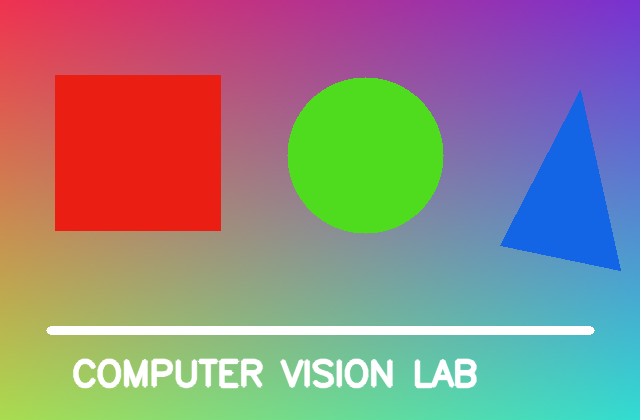
#> input picture Experiment-15-direct-linear-transformation/input/sample_image.png, 640 x 420 px
$ python program.py
#> lines starting #> are read from the running program, lines starting #| are printed output that depends on the picture
### cv_utils.py
"""Shared utility functions for the Computer Vision lab experiments."""

from pathlib import Path
import cv2
import numpy as np


def read_image(path: Path, flags: int = cv2.IMREAD_COLOR) -> np.ndarray:
#> called with flags = 1
    image = cv2.imread(str(path), flags)
#> image is the input picture: shape (420, 640, 3); mean B, G, R 133.1, 135.5, 146.3
    if image is None:
        raise FileNotFoundError(f"Could not read input image: {path}")
    return image


def ensure_output_dir(path: Path) -> Path:
    path.mkdir(parents=True, exist_ok=True)
    return path


def save_image(path: Path, image: np.ndarray) -> None:
    path.parent.mkdir(parents=True, exist_ok=True)
    if not cv2.imwrite(str(path), image):
        raise OSError(f"Could not write output image: {path}")


def normalize_to_uint8(image: np.ndarray) -> np.ndarray:
    return cv2.normalize(image, None, 0, 255, cv2.NORM_MINMAX).astype(np.uint8)


# [14 lines left out: functions open_video, make_video_writer, not called in this run]

### Experiment-15-direct-linear-transformation/program.py
from pathlib import Path
import sys
import cv2
import numpy as np


HERE = Path(__file__).resolve().parent
ROOT = HERE.parent
sys.path.insert(0, str(ROOT))

from cv_utils import (
    ensure_output_dir,
    make_video_writer,
    normalize_to_uint8,
    open_video,
    read_image,
    save_image,
)

INPUT_DIR = HERE / "input"
OUTPUT_DIR = ensure_output_dir(HERE / "output")

def compute_homography_dlt(source_points: np.ndarray, target_points: np.ndarray) -> np.ndarray:
    if source_points.shape != (4, 2) or target_points.shape != (4, 2):
        raise ValueError("DLT example expects four 2D source and target points.")

    rows = []
    for (x, y), (u, v) in zip(source_points, target_points):
        rows.append([-x, -y, -1, 0, 0, 0, u*x, u*y, u])
        rows.append([0, 0, 0, -x, -y, -1, v*x, v*y, v])

    matrix = np.asarray(rows, dtype=np.float64)
    _, _, vt = np.linalg.svd(matrix)
    homography = vt[-1].reshape(3, 3)
    return homography / homography[2, 2]


image = read_image(INPUT_DIR / "sample_image.png")
height, width = image.shape[:2]
#> height = 420; width = 640
source = np.float64([[0, 0], [width - 1, 0], [width - 1, height - 1], [0, height - 1]])
#> source = [[0, 0], [639, 0], [639, 419], [0, 419]]
target = np.float64([[55, 20], [width - 40, 55], [width - 95, height - 35], [75, height - 5]])
homography = compute_homography_dlt(source, target)
result = cv2.warpPerspective(image, homography, (width, height))
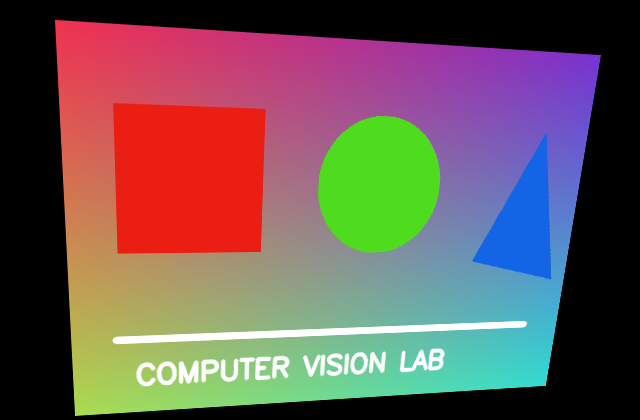
#> result: shape (420, 640, 3); mean B, G, R 85.7, 87.4, 106.6
save_image(OUTPUT_DIR / "dlt_transformed.png", result)
print("Saved:", OUTPUT_DIR / "dlt_transformed.png")
